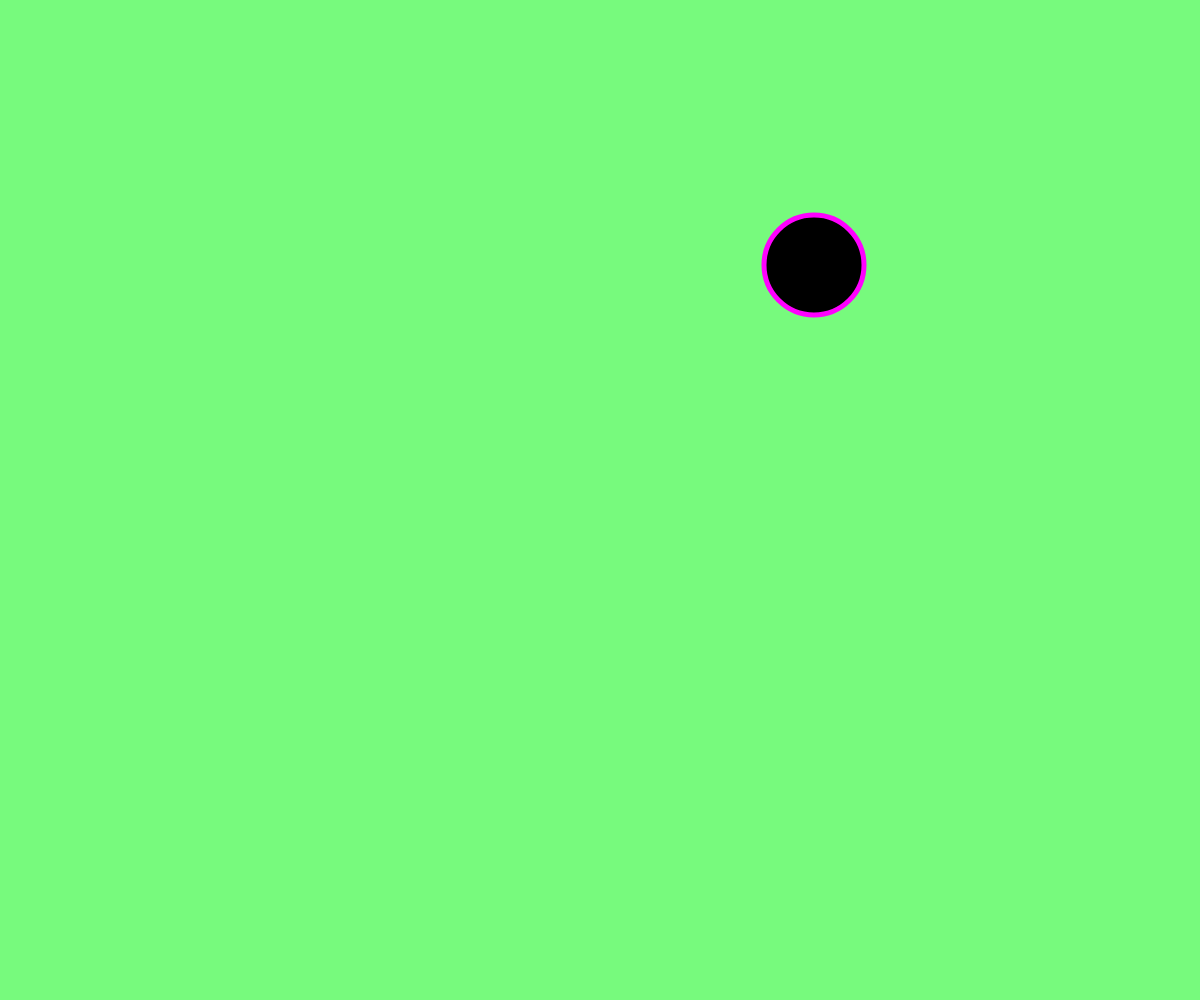
Frame 1 (no input)
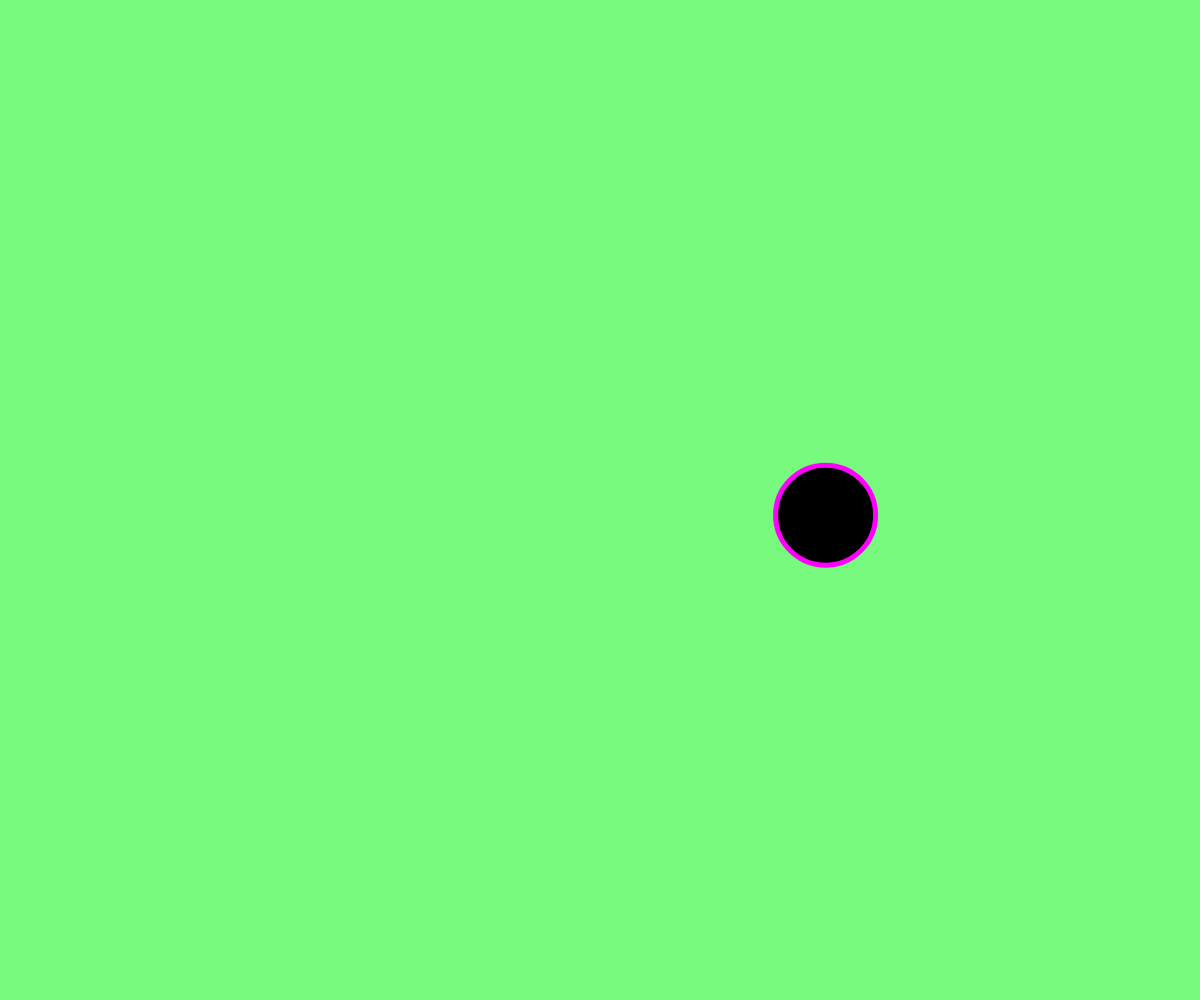
Frame 60 (no input)
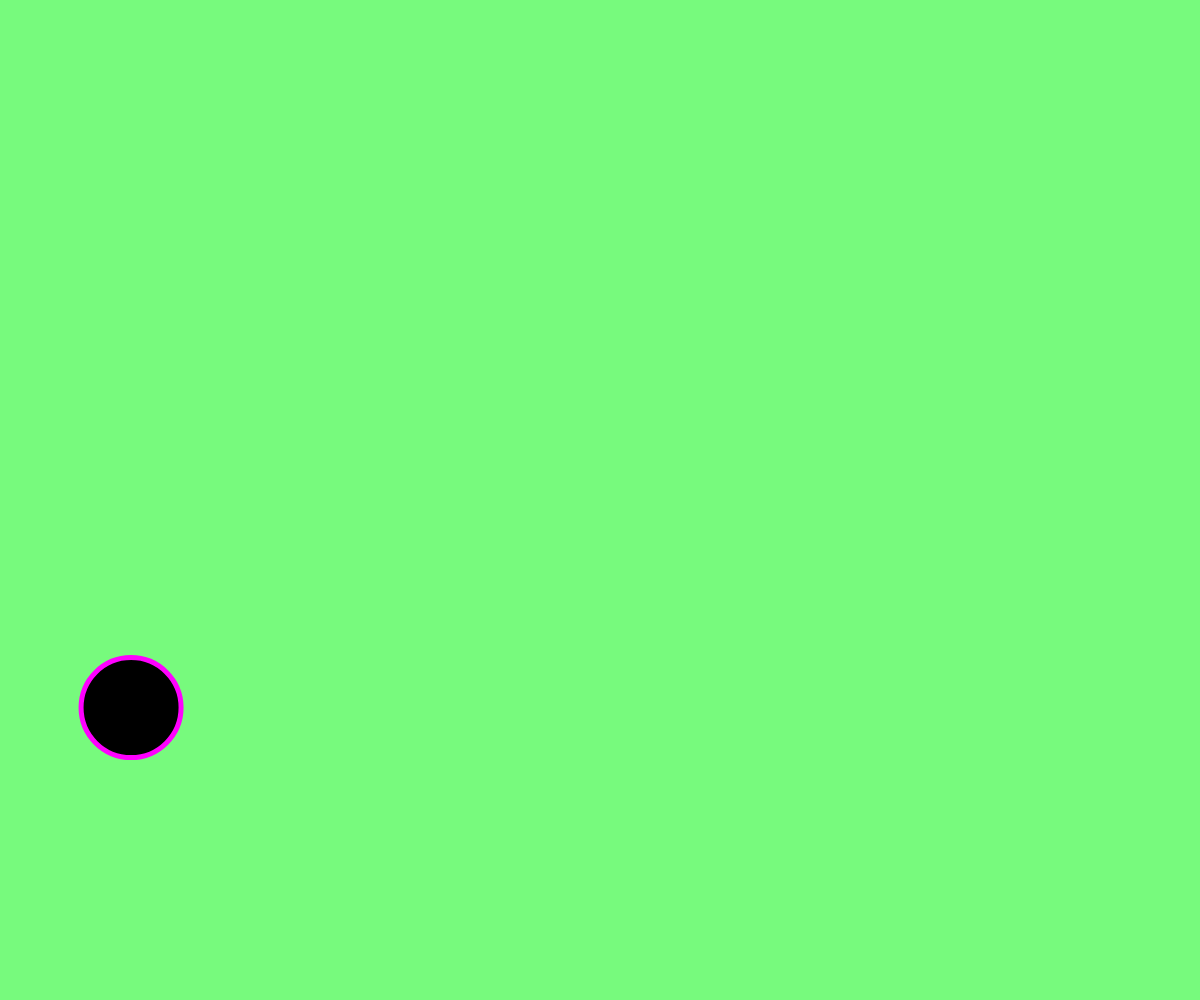
Frame 120 (the mouse pressed at the canvas centre since frame 60)

The p5.js sketch that drew these frames (run headless with seeded random() and noise() and a simulated clock; from frame 60 on, the mouse is pressed at the canvas centre):

// p5.js sketch
// ── sketch.js
var x, y, sx,
  sy,
  r = 100;

function setup() {
  createCanvas(windowWidth, windowHeight);
  // starting position and speed,
  x = int(random(r, width - r));
  y = int(random(r, height - r));
  sy = random(5, 24);
  sx = random(5, 24);
  //amish
  fill(0);
  stroke(255,0,255);
  strokeWeight(r / 20);
}

function draw() {

  background(119, 250, 125);
  
  ellipse(x, y, r);


  if (x >= width - r / 2.0 || x - r / 2.0 <= 0){
    sx = -sx;
  }
  if (y >= height - r / 2.0 || y - r / 2.0 <= 0){
    sy = -sy;
  }
  
  x += sx;
  y += sy;

}
